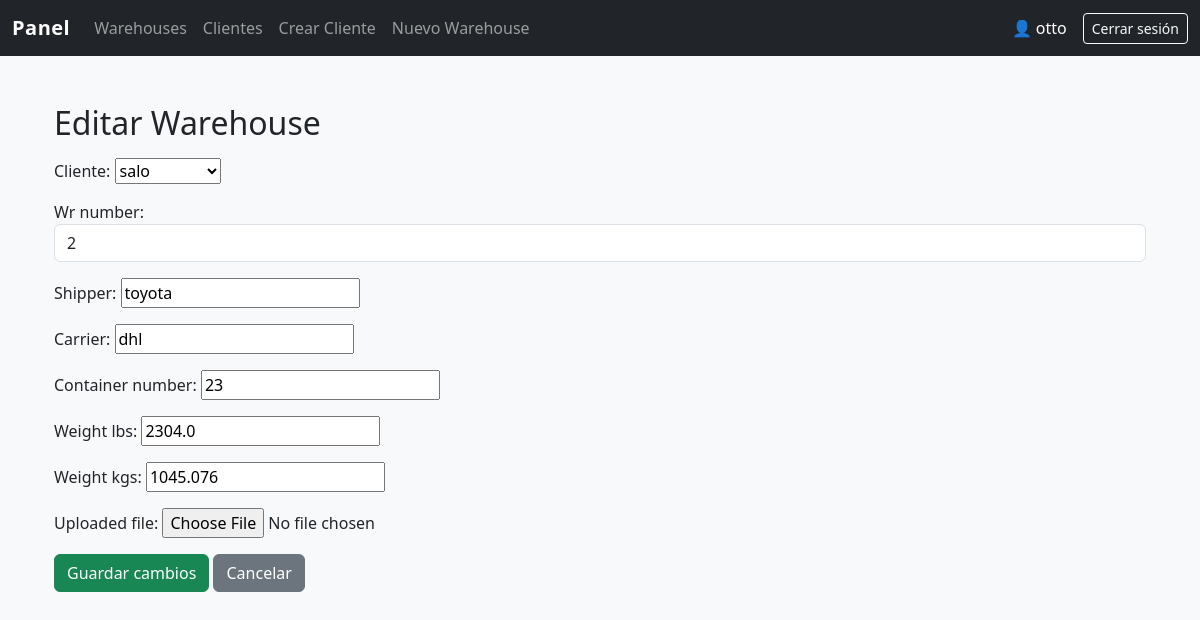
Page /admin-panel/2/edit/ (signed in) on the committed database.
### core/models.py (models this page shows, shortened)
class Warehouse(models.Model):
    STATUS = [
        ('PENDIENTE', 'Pendiente'),
        ('LISTO', 'Listo')
    ]
    cliente = models.ForeignKey(User, on_delete=models.CASCADE)
    wr_number = models.CharField(max_length=30, unique=True, primary_key=True)
    shipper = models.CharField(max_length=100)
    carrier = models.CharField(max_length=100)
    container_number = models.CharField(max_length=100, null=True)
    created_at = models.DateTimeField(auto_now_add=True)
    weight_lbs = models.FloatField(null=True)
    weight_kgs = models.FloatField()
    status = models.CharField(max_length=20, choices=STATUS, null=True)
    uploaded_file = models.FileField(upload_to='warehouse_files/', blank=True, null=True)

### core/views.py (the view)
# urls.py: path('admin-panel/<str:wr_number>/edit/', views.edit_warehouse, name='edit_warehouse'),
@login_required(login_url='login')
def edit_warehouse(request, wr_number):
    if not request.user.is_staff:
        return redirect("index")
    warehouse = get_object_or_404(Warehouse, wr_number=wr_number)
    if request.method == "POST":
        form = WarehouseForm(request.POST, request.FILES, instance=warehouse)
        if form.is_valid():
            form.save()
            messages.success(request, f"Warehouse {wr_number} actualizado.")
            return redirect('warehouse_detail', wr_number=wr_number)
        else:
            messages.error(request, "Revisá los datos del formulario.")
    else:
        form = WarehouseForm(instance=warehouse)
    return render(request, 'warehouse_form.html', {
        'form': form,
        'is_edit': True,
        'warehouse': warehouse,
    })

### core/forms.py
class WarehouseForm(forms.ModelForm):
    class Meta:
        model = Warehouse
        fields = ["cliente", "wr_number", "shipper", "carrier", "container_number",
                  "weight_lbs", "weight_kgs", "uploaded_file"]
        widgets = {"wr_number": forms.TextInput(attrs={"class": "form-control"})}

### templates/warehouse_form.html (shortened to what this page needs)
{% extends "panel/base.html" %}
{% block content %}
<div class="container mt-4">
  <h2>{{ is_edit|yesno:"Editar Warehouse,Crear nuevo Warehouse" }}</h2>
  <form method="POST" enctype="multipart/form-data" class="mt-3">
    {{ form.as_p }}
    <button type="submit" class="btn btn-success">
      {{ is_edit|yesno:"Guardar cambios,Crear" }}
    </button>
    {% if is_edit %}
      <a class="btn btn-secondary" href="{% url 'warehouse_detail' warehouse.wr_number %}">Cancelar</a>
    {% else %}
      <a class="btn btn-secondary" href="{% url 'admin_panel' %}">Cancelar</a>
    {% endif %}
  </form>
</div>
{% endblock %}

### templates/panel/base.html (shortened to what this page needs)
{% load static %}
<!doctype html>
<html lang="es">
<head>
  <link href="https://cdn.jsdelivr.net/npm/bootstrap@5.3.3/dist/css/bootstrap.min.css" rel="stylesheet">
</head>
<body>
  <nav class="navbar navbar-expand-lg navbar-dark bg-dark">
    <div class="container-fluid">
      <a class="navbar-brand" href="{% url 'admin_panel' %}">Panel</a>
      <div class="collapse navbar-collapse" id="navbarNav">
        <ul class="navbar-nav me-auto">
          <li class="nav-item">
            <a class="nav-link {% if request.resolver_match.url_name == 'admin_panel' %}active{% endif %}" href="{% url 'admin_panel' %}">Warehouses</a>
          </li>
          <li class="nav-item">
            <a class="nav-link {% if request.resolver_match.url_name == 'clients_list' %}active{% endif %}" href="{% url 'clients_list' %}">Clientes</a>
          </li>
          <li class="nav-item">
            <a class="nav-link {% if request.resolver_match.url_name == 'quick_create_client' %}active{% endif %}" href="{% url 'quick_create_client' %}">Crear Cliente</a>
          </li>
          <li class="nav-item">
            <a class="nav-link {% if request.resolver_match.url_name == 'create_warehouse' %}active{% endif %}" href="{% url 'create_warehouse' %}">Nuevo Warehouse</a>
          </li>
        </ul>
        <span class="navbar-text text-white me-3">
          👤 {{ request.user.username }}
        </span>
        <form method="post" action="{% url 'logout' %}" class="d-inline">
          <button class="btn btn-outline-light btn-sm" type="submit">Cerrar sesión</button>
        </form>
      </div>
    </div>
  </nav>
  <main class="container mt-4">
    {% block content %}
    {% endblock %}
  </main>
</body>
</html>

### templates/panel/base.html (style rules this page uses)
body { background-color: #f8f9fa; min-height: 100vh; display: flex; flex-direction: column; }
main { flex: 1; padding-bottom: 2rem; }
.navbar-brand { font-weight: 600; letter-spacing: 0.5px; }

### rows in the picture
Warehouse: cliente "salo", wr_number "2", shipper "toyota", carrier "dhl", container_number "23", weight_lbs "2304.0", weight_kgs "1045.076"

### other values in the picture
{{ request.user.username }} "otto"
{{ is_edit|yesno:"Editar Warehouse,Crear nuevo Warehouse" }} "Editar Warehouse"
{{ is_edit|yesno:"Guardar cambios,Crear" }} "Guardar cambios"
